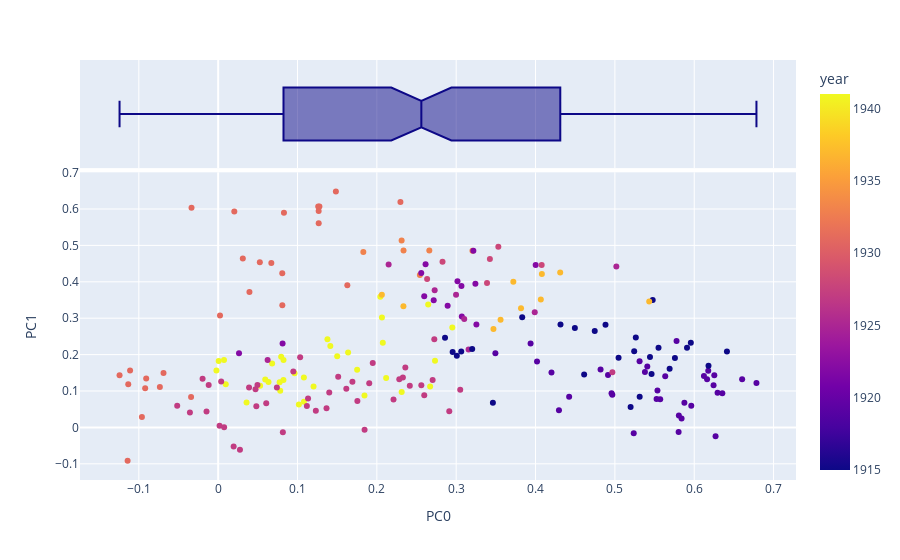

Notebook cell for this chart:
### Markdown cell above
### PCA Visualization 1
→ Include a scatterplot of documents in the space created by the first two components.

→ Color the points based on a metadata feature associated with the documents.

→ Also include a scatterplot of the loadings for the same two components. (This does not need a feature mapped onto color.)

### Code cell
vis_pcs(DCM, 0, 1, label='year')

### Figure 1 — Plotly figure (JSON) as saved in the notebook; plotly's stock layout.template omitted (floating-point values rounded to 4 significant figures; data arrays with more than 128 entries replaced by an {"elided": "..."} marker saying what was removed)
{"data": [{"hovertemplate": "<b>%{hovertext}</b><br><br>PC0=%{x}<br>PC1=%{y}<br>year=%{marker.color}<extra></extra>", "hovertext": {"elided": "209 str values"}, "legendgroup": "", "marker": {"color": {"elided": "209 int values"}, "coloraxis": "coloraxis", "symbol": "circle"}, "mode": "markers", "name": "", "orientation": "v", "showlegend": false, "type": "scatter", "x": {"elided": "209 float values"}, "xaxis": "x", "y": {"elided": "209 float values"}, "yaxis": "y"}, {"alignmentgroup": "True", "hovertemplate": "<b>%{hovertext}</b><br><br>PC0=%{x}<extra></extra>", "hovertext": {"elided": "209 str values"}, "legendgroup": "", "marker": {"color": "#0d0887", "symbol": "circle"}, "name": "", "notched": true, "offsetgroup": "", "showlegend": false, "type": "box", "x": {"elided": "209 float values"}, "xaxis": "x2", "yaxis": "y2"}], "layout": {"autosize": true, "coloraxis": {"colorbar": {"title": {"text": "year"}}, "colorscale": [[0, "#0d0887"], [0.1111, "#46039f"], [0.2222, "#7201a8"], [0.3333, "#9c179e"], [0.4444, "#bd3786"], [0.5556, "#d8576b"], [0.6667, "#ed7953"], [0.7778, "#fb9f3a"], [0.8889, "#fdca26"], [1, "#f0f921"]]}, "legend": {"tracegroupgap": 0}, "margin": {"t": 60}, "xaxis": {"anchor": "y", "autorange": true, "domain": [0, 1], "range": [-0.1726, 0.7267], "title": {"text": "PC0"}, "type": "linear"}, "xaxis2": {"anchor": "y2", "autorange": true, "domain": [0, 1], "matches": "x", "range": [-0.1726, 0.7267], "showgrid": true, "showticklabels": false, "type": "linear"}, "yaxis": {"anchor": "x", "autorange": true, "domain": [0, 0.7326], "range": [-0.1402, 0.6965], "title": {"text": "PC1"}, "type": "linear"}, "yaxis2": {"anchor": "x2", "autorange": true, "domain": [0.7426, 1], "matches": "y2", "range": [-0.5, 0.5], "showgrid": false, "showline": false, "showticklabels": false, "ticks": "", "type": "category"}}}
